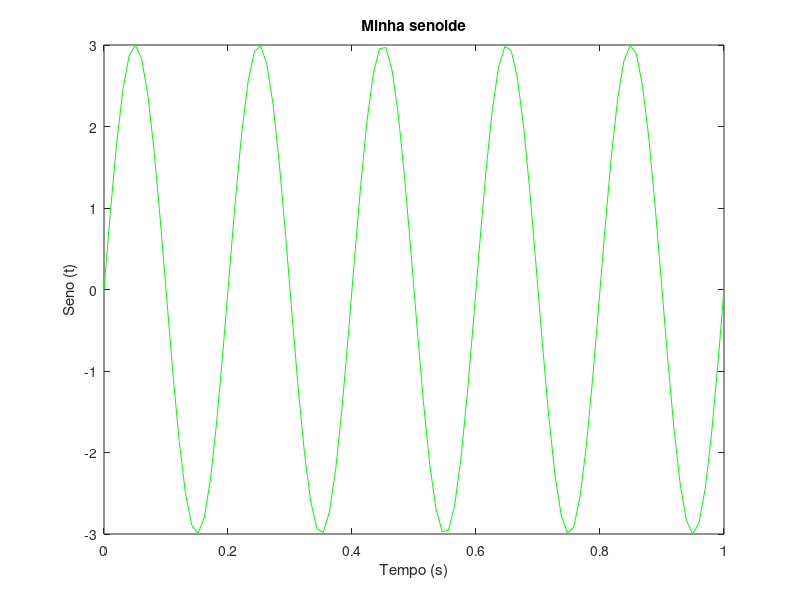

The MATLAB source for this figure:
function plot_completo()
%vetor tempo com 1 segundos e 100 amostras.
tempo = linspace(0, 1, 100);

%senoide com 5Hz e amplitude 3
senoide = 3 * sin(2 * pi * tempo * 5)

%Cria uma nova janela;
figure;
%plot o vetor senoide em funcao do vetor
%tempo na cor verde
plot(tempo, senoide, 'g')

%Nome do eixo x
xlabel('Tempo (s)')

%Nome do eixo y
ylabel('Seno (t)')

%Titulo
title('Minha senoide')
end